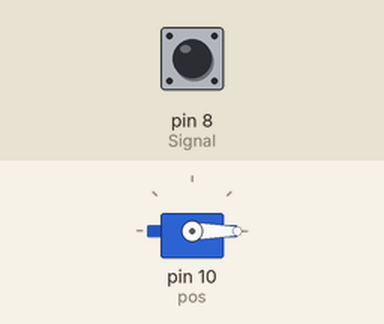
Bench run of a sketch on a simulated Arduino Uno, built with avr-gcc and run on an emulated ATmega328P. Parts: servo. The inputs (shaded band) are chosen by the test bench; at power-on: pin 8 (Signal) HIGH. What the sketch prints to the serial monitor is not drawn.

Above: at 1.2 s.
1.3 s: pin 8 (Signal) driven LOW
At 1.9 s:
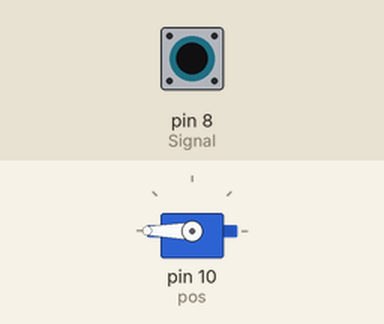
2.8 s: pin 8 (Signal) driven HIGH
At 3.1 s:
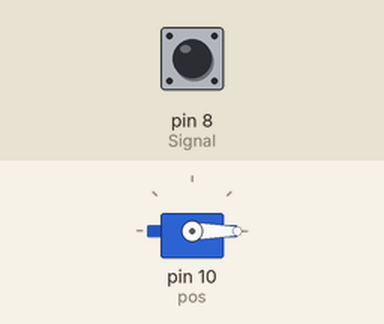
4.3 s: pin 8 (Signal) pulsed LOW 5 times (0.12 s each, 0.3 s apart)
At 4.51 s:
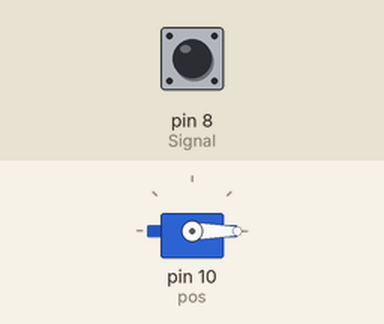
8.8 s: pin 8 (Signal) pulsed LOW 2 times (0.12 s each, 0.3 s apart)
At 9.8 s:
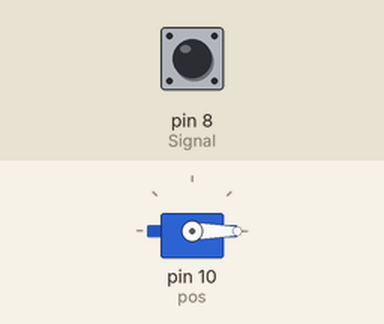
Timing chart, 0 to 11.8 s (numbered marks = the images above; inputs shaded):
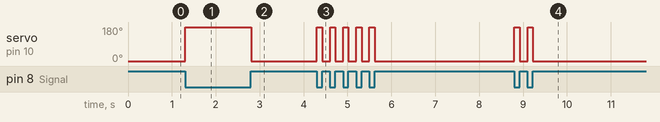

The sketch:

sanitizer.ino
```cpp
#include <Servo.h>
Servo pos;
int Signal = 8;
void setup()
{
  Serial.begin(9600);
  pinMode(Signal, INPUT);
  pos.attach(10);
  pos.write(0);
}
void loop() {
  if(digitalRead (Signal) == LOW)
  {
    pos.write(180);
    Serial.println("ON");
    }
    else{
      pos.write(0);
      Serial.println("OFF");
      }
}
```

Measured:
- after the input at 1.3 s, servo on pin 10 (pos): 0° → 180° at once
- after the input at 2.8 s, servo on pin 10 (pos): 180° → 0° at once
- after the input at 4.3 s, servo on pin 10 (pos): alternates 180° for 0.12 s and 0° for 0.18 s, 10 changes in all, then stays 0°, starting at once
- after the input at 8.8 s, servo on pin 10 (pos): alternates 180° for 0.12 s and 0° for 0.18 s, 4 changes in all, then stays 0°, starting at once
